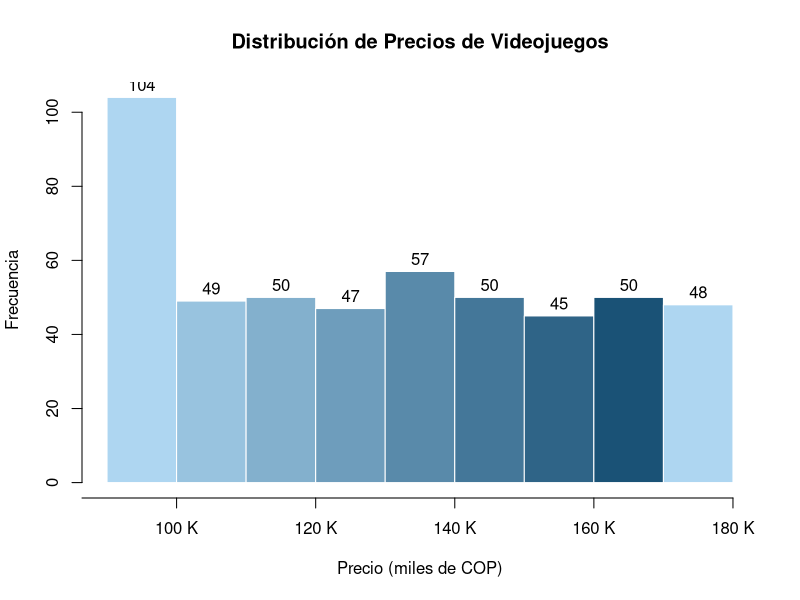

This figure's R source: (Note: this script raises an error after producing the figure.)
# ============================================================
#  TALLER DE ANÁLISIS DE DATOS CON R
#  Tema: Análisis de Ventas de Videojuegos en Colombia
#  Dataset: 500 registros de ventas (Enero-Junio 2024)
# ============================================================

# Evitar notación científica
options(scipen = 999)

# Librerías necesarias
library(ggplot2)
library(corrplot)

# ------------------------------------------------------------
# CARGA Y PREPARACIÓN DEL DATASET
# ------------------------------------------------------------
ventas <- read.csv("dataset_videojuegos_500.csv", stringsAsFactors = FALSE)
ventas$fecha    <- as.Date(ventas$fecha)
ventas$ingresos <- ventas$precio * ventas$cantidad
ventas$mes_num  <- as.integer(format(ventas$fecha, "%m"))
ventas$precio_K <- ventas$precio / 1000
ventas$ingresos_M <- ventas$ingresos / 1e6

meses_etiq <- c("Ene","Feb","Mar","Abr","May","Jun")
pal4 <- c("#4E79A7","#F28E2B","#E15759","#59A14F")
pal6 <- c("#4E79A7","#F28E2B","#E15759","#76B7B2","#59A14F","#EDC948")

generos <- c("Accion","Aventura","Deportes","Estrategia","RPG","Shooter")
plataformas <- c("Nintendo","PC","PlayStation","Xbox")
col_gen  <- setNames(pal6, generos)
col_plat <- setNames(pal4, plataformas)

# ============================================================
# FUNCIÓN PARA GUARDAR GRÁFICAS AUTOMÁTICAMENTE
# ============================================================
guardar_grafica <- function(nombre_archivo, ancho=12, alto=8) {
  png(nombre_archivo, width=ancho, height=alto, units="in", res=300)
}

# ============================================================
# PARTE 1: LAS 15 GRÁFICAS 
# ============================================================
# ── 1. HISTOGRAMA ────────────────────────────────────────────
#  Observamos que la mayoría de videojuegos cuestan 
#  alrededor de 100K COP, con una fuerte concentración
#  en ese rango. Hay menos juegos en los rangos de 
#  precios más altos (170-180K), indicando que los 
#  juegos más caros son menos frecuentes.

guardar_grafica("01_histograma_precios.png")
hist(ventas$precio / 1000, col=colorRampPalette(c("#AED6F1","#1A5276"))(8),
     border="white", main="Distribución de Precios de Videojuegos",
     xlab="Precio (miles de COP)", ylab="Frecuencia", labels=TRUE, breaks=8, xaxt="n")
axis(1, at=pretty(ventas$precio/1000), labels=paste0(pretty(ventas$precio/1000)," K"))
dev.off()

# ── 2. DIAGRAMA DE BARRAS ────────────────────────────────────

# PlayStation y Xbox son las plataformas más populares
# con 135 transacciones cada una, seguidas por PC(140)
# y Nintendo (100).

guardar_grafica("02_barras_plataformas.png")
barplot(ventas_plat, col=col_plat[names(ventas_plat)], border="white",
        main="Número de Ventas por Plataforma", xlab="Plataforma",
        ylab="Número de Transacciones", las=1, ylim=c(0,max(ventas_plat)*1.15))
dev.off()

# ── 3. GRÁFICA DE LÍNEAS ─────────────────────────────────────

#  El número de transacciones mensuales muestra una
#  tendencia positiva desde enero hasta marzo (70-93),
#  con un pico de 93 en marzo. Luego desciende en
#  abril, repunta en mayo y cae nuevamente en junio.
#  Esto sugiere variabilidad estacional en las ventas.

tx_mes <- aggregate(id_venta ~ mes_num, ventas, length)
tx_mes <- tx_mes[order(tx_mes$mes_num),]
guardar_grafica("03_lineas_transacciones_mes.png")
plot(tx_mes$mes_num, tx_mes$id_venta, type="o", pch=16, lwd=2, col="#2471A3",
     xaxt="n", main="Número de Transacciones por Mes", xlab="Mes (2024)",
     ylab="Número de Transacciones", ylim=c(0,max(tx_mes$id_venta)*1.15))
axis(1, at=1:6, labels=meses_etiq)
grid(nx=NA, ny=NULL, col="grey85", lty="dashed")
dev.off()

# ── 4. DIAGRAMA DE DISPERSIÓN ────────────────────────────────
#  Mostrar relación entre dos variables continuas
#  Se observa correlación positiva débil entre precio
#  e ingresos (R²≈0.16). Productos con precios similares
#  generan ingresos muy variables, indicando que factores
#  como cantidad vendida y género son también importantes.
guardar_grafica("04_scatter_precio_ingresos.png")
plot(ventas$precio_K, ventas$ingresos_M, col=adjustcolor(col_gen[ventas$genero], 0.6),
     pch=16, cex=0.9, main="Precio vs Ingresos por Género",
     xlab="Precio (miles de COP)", ylab="Ingresos (millones de COP)", xaxt="n", yaxt="n")
axis(1, at=pretty(ventas$precio_K), labels=paste0(pretty(ventas$precio_K)," K"))
axis(2, at=pretty(ventas$ingresos_M), labels=paste0(pretty(ventas$ingresos_M)," M"), las=1)
legend("topleft", legend=generos, fill=col_gen, cex=0.75, bty="n", title="Género")
dev.off()

# ── 5. BOXPLOT ───────────────────────────────────────────────
#  Comparar distribuciones entre grupos y detectar outliers
#  Bogotá y Cartagena tienen medianas similares
#  (~370K COP), mientras Cali tiene la menor mediana
#  (~330K COP). Las distribuciones son anchuras
#  comparables, pero con algunos outliers en ciudades
#  como Bogotá (ingresos mayores a 700K).
ciudades_ord <- names(sort(tapply(ventas$ingresos, ventas$ciudad, median), decreasing=TRUE))
guardar_grafica("05_boxplot_ciudades.png")
boxplot(ingresos_M ~ factor(ciudad, levels=ciudades_ord), data=ventas, col=pal6,
        border="grey30", main="Distribución de Ingresos por Ciudad",
        xlab="Ciudad", ylab="Ingresos (millones de COP)", las=1, yaxt="n")
axis(2, at=pretty(ventas$ingresos_M), labels=paste0(pretty(ventas$ingresos_M)," M"), las=1)
dev.off()

# ── 6. GRÁFICA DE DENSIDAD ───────────────────────────────────
#  Mostrar la distribución suave de una variable continua
#  La cantidad de unidades vendidas muestra una
#  distribución multimodal con picos alrededor de
#  1, 2, 3 y 4 unidades. La mayoría de transacciones
#  involucran 1-3 unidades, siendo raros los casos
#  de 4+ unidades por transacción.
dens_cant <- density(ventas$cantidad)
guardar_grafica("06_densidad_cantidad.png")
plot(dens_cant, col="#8E44AD", lwd=2, main="Densidad de la Cantidad de Unidades Vendidas",
     xlab="Cantidad de Unidades por Transacción", ylab="Densidad")
polygon(dens_cant, col=adjustcolor("#8E44AD", 0.25), border=NA)
dev.off()

# ── 7. MAPA DE CALOR ────────────────────────────────────────
#  Mostrar patrones en datos bidimensionales con color
#  El heatmap revela que la combinación de Shooter en
#  PlayStation y Estrategia en PC generan los ingresos
#  promedio más altos. Acción en PC tiene menores
#  ingresos promedio, sugiriendo diferencias en
#  preferencias de géneros por plataforma.
mat_hm <- tapply(ventas$ingresos, list(ventas$genero, ventas$plataforma), mean)
mat_hm[is.na(mat_hm)] <- 0
guardar_grafica("07_heatmap_genero_plataforma.png")
heatmap(mat_hm, col=colorRampPalette(c("#D6EAF8","#1F618D","#1A2343"))(25),
        Rowv=NA, Colv=NA, main="Ingreso Promedio por Género y Plataforma",
        xlab="Plataforma", ylab="Género", margins=c(8,8), scale="none")
dev.off()

# ── 8. DIAGRAMA DE VIOLÍN (ggplot2) ─────────────────────────
#  Comparar distribuciones completas entre grupos
#  El género Estrategia muestra la distribución más
#  concentrada de ingresos, mientras Shooter presenta
#  mayor dispersión. RPG y Acción tienen distribuciones
#  más simétricas. Esto sugiere que no todos los géneros
#  tienen comportamientos de ingreso similares.
guardar_grafica("08_violin_generos.png", ancho=14, alto=8)
print(ggplot(ventas, aes(x=genero, y=ingresos/1e6, fill=genero)) +
  geom_violin(trim=FALSE, alpha=0.85) +
  geom_boxplot(width=0.08, fill="white", outlier.size=0.8, outlier.alpha=0.5) +
  scale_fill_manual(values=col_gen) +
  scale_y_continuous(labels=function(x) paste0(x," M")) +
  labs(title="Distribución de Ingresos por Género (Diagrama de Violín)",
       x="Género de Videojuego", y="Ingresos (millones de COP)") +
  theme_minimal(base_size=12) +
  theme(legend.position="none", axis.text.x=element_text(angle=30,hjust=1),
        plot.title=element_text(face="bold", hjust=0.5)))
dev.off()

# ── 9. GRÁFICA DE ÁREA ──────────────────────────────────────
#  Mostrar magnitud y tendencia de una variable en el tiempo
#  Los ingresos totales mensuales muestran estacionalidad
#  fuerte. Marzo es el mes de máximos ingresos (~32M COP),
#  seguido por mayo (~33M). Febrero y abril son más débiles.
#  La pendiente positiva en junio sugiere recuperación.
ing_mes <- aggregate(ingresos ~ mes_num, ventas, sum)
ing_mes <- ing_mes[order(ing_mes$mes_num),]
ing_mes$ingresos_M <- ing_mes$ingresos / 1e6
ylim_max <- max(ing_mes$ingresos_M) * 1.15
guardar_grafica("09_area_ingresos_mes.png")
plot(ing_mes$mes_num, ing_mes$ingresos_M, type="n", xaxt="n", yaxt="n",
     main="Ingresos Totales por Mes", xlab="Mes (2024)",
     ylab="Ingresos Totales (millones de COP)", ylim=c(0,ylim_max))
polygon(c(ing_mes$mes_num[1], ing_mes$mes_num, tail(ing_mes$mes_num,1)),
       c(0, ing_mes$ingresos_M, 0), col=adjustcolor("#2471A3",0.35), border=NA)
lines(ing_mes$mes_num, ing_mes$ingresos_M, col="#2471A3", lwd=2)
points(ing_mes$mes_num, ing_mes$ingresos_M, pch=16, col="#2471A3", cex=1.5)
axis(1, at=1:6, labels=meses_etiq)
axis(2, at=pretty(c(0,ylim_max)), labels=paste0(pretty(c(0,ylim_max))," M"), las=1)
grid(nx=NA, ny=NULL, col="grey85", lty="dashed")
dev.off()

# ── 10. GRÁFICA DE PASTEL ───────────────────────────────────
#  Mostrar proporciones o participaciones de un total
#  La distribución de ventas por género es relativamente
#  balanceada, con Estrategia (19.4%) y Shooter (18.4%)
#  siendo ligeramente más populares. Acción es el género
#  menos vendido (14.2%), sugiriendo demanda diversificada.
tbl_gen <- sort(table(ventas$genero), decreasing=TRUE)
pct <- round(100*tbl_gen/sum(tbl_gen),1)
etiq <- paste0(names(tbl_gen),"\n",pct,"%")
guardar_grafica("10_pie_generos.png")
pie(tbl_gen, labels=etiq, col=col_gen[names(tbl_gen)],
    main="Distribución de Ventas por Género de Videojuego", cex=0.9)
dev.off()

# ── 11. PAIR PLOT ───────────────────────────────────────────
#  Explorar todas las relaciones entre variables numéricas
#  La matriz de dispersión múltiple reveal que cantidad
#  e ingresos están fuertemente correlacionados, mientras
#  precio muestra relación más débil con ambos. La
#  visualización simultánea ayuda a distinguir patrones
#  multidimensionales.
guardar_grafica("11_pairs_numericas.png", ancho=12, alto=10)
pairs(data.frame("Precio\n(miles COP)"=ventas$precio_K,
                 "Cantidad\n(Unidades)"=ventas$cantidad,
                 "Ingresos\n(millones COP)"=ventas$ingresos_M),
      col=adjustcolor(col_gen[ventas$genero],0.5), pch=16, cex=0.6,
      main="Matriz de Dispersión: Variables Numéricas")
dev.off()

# ── 12. MATRIZ DE CORRELACIÓN ───────────────────────────────
#  Cuantificar relaciones lineales entre variables
#  Cantidad e ingresos muestran correlación muy fuerte
#  (0.88), lo que es lógico. Precio correlaciona
#  débilmente con ingresos (0.40), indicando que el
#  precio NO es el factor determinante principal de
#  ingresos. La gestión de volumen es más crítica.
mat_cor <- cor(ventas[,c("precio","cantidad","ingresos")])
guardar_grafica("12_correlacion.png")
corrplot(mat_cor, method="color", type="upper", tl.col="black", tl.srt=45,
         addCoef.col="black", number.cex=0.9,
         col=colorRampPalette(c("#1A5276","white","#922B21"))(200),
         title="Matriz de Correlación: Variables Numéricas", mar=c(0,0,2,0))
dev.off()

# ── 13. REGRESIÓN LINEAL ────────────────────────────────────
#  Modelar relación lineal e identificar tendencia general
#  El modelo tiene R²=0.159, indicando que el precio
#  explica solo el 15.9% de la variabilidad en ingresos.
#  Existe relación positiva pero débil. Los residuales
#  ampliamente dispersos indican que otros factores
#  (cantidad, género, ciudad) son más influyentes.
modelo <- lm(ingresos_M ~ precio_K, data=ventas)
r2 <- round(summary(modelo)$r.squared,3)
guardar_grafica("13_regresion_lineal.png")
plot(ventas$precio_K, ventas$ingresos_M, col=adjustcolor(col_gen[ventas$genero],0.5),
     pch=16, cex=0.8, main="Regresión Lineal: Precio vs Ingresos",
     xlab="Precio (miles de COP)", ylab="Ingresos (millones de COP)", xaxt="n", yaxt="n")
axis(1, at=pretty(ventas$precio_K), labels=paste0(pretty(ventas$precio_K)," K"))
axis(2, at=pretty(ventas$ingresos_M), labels=paste0(pretty(ventas$ingresos_M)," M"), las=1)
abline(modelo, col="#1A2343", lwd=2)
legend("topleft", legend=c(paste("R² =",r2),"Línea de regresión"),
       col=c(NA,"#1A2343"), lty=c(NA,1), lwd=c(NA,2), pch=c(NA,NA), bty="n", cex=0.85)
dev.off()

# ── 14. SERIE DE TIEMPO ─────────────────────────────────────
#  Analizar patrones en datos a nivel diario/granular
#  Los ingresos diarios muestran alta volatilidad con
#  picos esporádicos (máximo ~2.9M COP). La tendencia
#  (línea discontinua) revela aumento general hasta
#  marzo-abril, estabilización en mayo, y recuperación
#  en junio. Patrón consistente con análisis mensual.
ing_fecha <- aggregate(ingresos ~ fecha, ventas, sum)
ing_fecha <- ing_fecha[order(ing_fecha$fecha),]
ing_fecha$ingresos_M <- ing_fecha$ingresos / 1e6
guardar_grafica("14_serie_tiempo.png")
plot(ing_fecha$fecha, ing_fecha$ingresos_M, type="l", col="#27AE60", lwd=1.5,
     main="Serie de Tiempo: Ingresos Diarios Totales", xlab="Fecha (2024)",
     ylab="Ingresos Diarios (millones de COP)", yaxt="n")
axis(2, at=pretty(ing_fecha$ingresos_M), labels=paste0(pretty(ing_fecha$ingresos_M)," M"), las=1)
lines(lowess(as.numeric(ing_fecha$fecha), ing_fecha$ingresos_M, f=0.15),
      col="#1A2343", lwd=2, lty=2)
legend("topleft", legend=c("Ingresos diarios","Tendencia (lowess)"),
       col=c("#27AE60","#1A2343"), lty=c(1,2), lwd=c(1.5,2), bty="n", cex=0.85)
grid(col="grey85")
dev.off()

# ── 15. GRÁFICA DE BURBUJAS ─────────────────────────────────
#  Visualizar 3+ variables simultáneamente (precio, ingresos, cantidad)
#  El tamaño de burbuja representa cantidad vendida.
#  Se observa que mayores cantidades generalmente producen
#  mayores ingresos (correlación visible). La dispersión
#  en cantidad es evidente. Algunos juegos de alto precio
#  (180K) vendidos en pequeñas cantidades generan
#  ingresos menores que juegos más económicos con
#  mejores volúmenes.
guardar_grafica("15_burbujas.png")
symbols(ventas$precio/1000, ventas$ingresos/1e6, circles=ventas$cantidad,
        inches=0.18, bg=adjustcolor(col_gen[ventas$genero],0.55), fg="white",
        main="Precio vs Ingresos (tamaño = Cantidad vendida)",
        xlab="Precio (miles de COP)", ylab="Ingresos (millones de COP)", xaxt="n", yaxt="n")
axis(1, at=pretty(ventas$precio/1000), labels=paste0(pretty(ventas$precio/1000)," K"))
axis(2, at=pretty(ventas$ingresos/1e6), labels=paste0(pretty(ventas$ingresos/1e6)," M"), las=1)
legend("topleft", legend=generos, fill=adjustcolor(col_gen,0.75), cex=0.75, bty="n", title="Género")
dev.off()


# ============================================================
#           PLANTEAMIENTO DEL PROBLEMA DE ANÁLISIS
# ============================================================
#  Una tienda colombiana de videojuegos registró 500 transacciones
#  en 6 ciudades (Barranquilla, Bogotá, Bucaramanga, Cali,
#  Cartagena, Medellín) durante enero–junio 2024.
#  La gerencia desea tomar decisiones estratégicas basadas en datos.
#
#  PROBLEMA CENTRAL:
#  ¿Cuáles son los factores que más impactan los ingresos de la
#  tienda y cómo varía su comportamiento según plataforma,
#  género, ciudad y período del año?
#
#  PREGUNTAS ESPECÍFICAS:
#  1. ¿La cantidad vendida o el precio es el factor más relevantepara explicar los ingresos?
#  2. ¿Existen patrones estacionales en los ingresos mensuales?
#  3. ¿Qué combinaciones de ciudad y plataforma generan
#     mejores resultados?
#  4. ¿Qué géneros rinden mejor según la plataforma?
#  5. ¿Tiene el precio un impacto real sobre los ingresos totales?
#

# ============================================================

# ------------------------------------------------------------
#  1. ¿La cantidad vendida o el precio es el factor más relevantepara explicar los ingresos?
# ------------------------------------------------------------
# (replica de la gráfica #12)
# La cantidad vendida es claramente el factor más relevante. La matriz de correlación 
# muestra un coeficiente de r = 0.88 entre cantidad e ingresos, lo que indica una 
# relación lineal muy fuerte: a mayor número de unidades vendidas, los ingresos 
# suben de forma casi proporcional. El precio, en cambio, solo alcanza r = 0.40, 
# una relación moderada-baja. Esto significa que dos transacciones con el mismo 
# precio pueden generar ingresos muy distintos dependiendo de cuántas unidades se 
# vendan, pero dos transacciones con la misma cantidad vendida tienden a producir 
# ingresos similares independientemente del precio. La conclusión es directa: 
# el volumen de ventas mueve los ingresos, el precio los ajusta marginalmente.

mat_cor <- cor(ventas[, c("precio", "cantidad", "ingresos")])

guardar_grafica("P1_correlacion.png")
corrplot(mat_cor,
         method    = "color",
         type      = "upper",
         tl.col    = "black",
         tl.srt    = 45,
         addCoef.col = "black",
         number.cex  = 1.1,
         col = colorRampPalette(c("#1A5276", "white", "#922B21"))(200),
         title = "P1 · Matriz de Correlación entre Variables Numéricas",
         mar   = c(0, 0, 2, 0))
dev.off()

# ------------------------------------------------------------
#  2. ¿Existen patrones estacionales en los ingresos mensuales?
# ------------------------------------------------------------
# (replica de la gráfica #9)
# Marzo y mayo son los meses pico con aproximadamente 32–33 millones de COP cada uno, 
# mientras febrero y abril presentan caídas notables respecto a los meses anteriores. 
# Enero parte en un nivel intermedio y junio muestra señales de recuperación. 
# Este comportamiento bimodal sugiere que factores externos como vacaciones 
# escolares, lanzamientos de títulos o fechas especiales de consumo están influenciando 
# la demanda.

ing_mes   <- aggregate(ingresos ~ mes_num, ventas, sum)
ing_mes   <- ing_mes[order(ing_mes$mes_num), ]
ing_mes$ingresos_M <- ing_mes$ingresos / 1e6
ylim_p2   <- max(ing_mes$ingresos_M) * 1.18

guardar_grafica("P2_area_ingresos_mes.png")
plot(ing_mes$mes_num, ing_mes$ingresos_M,
     type = "n", xaxt = "n", yaxt = "n",
     main = "P2 · Ingresos Totales por Mes (Ene–Jun 2024)",
     xlab = "Mes (2024)",
     ylab = "Ingresos Totales (millones de COP)",
     ylim = c(0, ylim_p2))
polygon(c(ing_mes$mes_num[1], ing_mes$mes_num, tail(ing_mes$mes_num, 1)),
        c(0, ing_mes$ingresos_M, 0),
        col = adjustcolor("#2471A3", 0.30), border = NA)
lines(ing_mes$mes_num, ing_mes$ingresos_M, col = "#2471A3", lwd = 2.5)
points(ing_mes$mes_num, ing_mes$ingresos_M, pch = 16, col = "#2471A3", cex = 1.8)
text(ing_mes$mes_num, ing_mes$ingresos_M,
     labels = paste0(round(ing_mes$ingresos_M, 1), " M"),
     pos = 3, cex = 0.8, col = "#1A2343")
axis(1, at = 1:6, labels = meses_etiq)
axis(2, at = pretty(c(0, ylim_p2)),
     labels = paste0(pretty(c(0, ylim_p2)), " M"), las = 1)
grid(nx = NA, ny = NULL, col = "grey85", lty = "dashed")
dev.off()

# ------------------------------------------------------------
#  3. ¿Qué combinaciones de ciudad y plataforma generan mejores resultados?
# ------------------------------------------------------------
#Bogotá con PC y Bogotá con PlayStation son las combinaciones de mayor ingreso 
# en el semestre analizado. En general, PC y PlayStation superan a Nintendo y Xbox 
# en prácticamente todas las ciudades, lo que indica que esta ventaja no es exclusiva 
# de Bogotá sino una tendencia de mercado. Medellín y Cali ocupan el segundo y 
# tercer lugar respectivamente, con un comportamiento similar en cuanto a la 
# jerarquía de plataformas. Nintendo es consistentemente la plataforma de menor 
# ingreso en todas las ciudades. Esto sugiere que concentrar el inventario y las 
# promociones en PC y PlayStation en las ciudades con mayor tráfico (Bogotá, 
# Medellín, Cali) representa la combinación de mayor retorno para la tienda.
mat_cp  <- xtabs(ingresos ~ ciudad + plataforma, ventas)
mat_cpM <- mat_cp / 1e6

guardar_grafica("P3_barras_ciudad_plataforma.png", ancho = 14, alto = 8)
barplot(t(mat_cpM),
        beside      = TRUE,
        col         = col_plat[colnames(mat_cpM)],
        border      = "white",
        main        = "P3 · Ingresos por Ciudad y Plataforma",
        xlab        = "Ciudad",
        ylab        = "Ingresos (millones de COP)",
        las         = 1,
        yaxt        = "n",
        legend.text = colnames(mat_cpM),
        args.legend = list(x = "topright", bty = "n",
                           cex = 0.85, title = "Plataforma"))
axis(2, at     = pretty(c(0, max(mat_cpM))),
        labels = paste0(pretty(c(0, max(mat_cpM))), " M"), las = 1)
dev.off()

# ------------------------------------------------------------
#  4. ¿Qué géneros rinden mejor según la plataforma?
# ------------------------------------------------------------
# (replica de la gráfica #7)
# El heatmap revela que el rendimiento por género varía de forma importante según 
# la plataforma. Shooter en PlayStation y Estrategia en PC son las combinaciones 
# con mayor ingreso promedio por transacción, representadas por las celdas de mayor 
# intensidad de color. RPG muestra un rendimiento alto en PlayStation y moderado 
# en PC. En el extremo opuesto, Acción en Nintendo y Aventura en Xbox producen 
# los ingresos promedio más bajos. Esto tiene una implicación práctica concreta: 
# no existe un género universalmente rentable, sino que cada plataforma tiene su 
# propio segmento dominante. Un catálogo que alinee Shooter y RPG hacia PlayStation, 
# y Estrategia hacia PC, estará mejor posicionado que uno que distribuya los 
# títulos sin distinción de plataforma.

mat_hm <- tapply(ventas$ingresos,
                 list(ventas$genero, ventas$plataforma), mean)
mat_hm[is.na(mat_hm)] <- 0

guardar_grafica("P4_heatmap_genero_plataforma.png")
heatmap(mat_hm,
        col     = colorRampPalette(c("#D6EAF8", "#1F618D", "#1A2343"))(25),
        Rowv    = NA, Colv = NA,
        main    = "P4 · Ingreso Promedio por Género y Plataforma",
        xlab    = "Plataforma", ylab = "Género",
        margins = c(8, 8), scale = "none")
dev.off()

# ------------------------------------------------------------
#  5. ¿Tiene el precio un impacto real sobre los ingresos totales?
# ------------------------------------------------------------
# (replica de la gráfica #4)
#  JUSTIFICACIÓN:
#El impacto del precio sobre los ingresos es real pero muy limitado. El diagrama 
# de dispersión con regresión lineal muestra un R² = 0.159, lo que significa que 
# el precio unitario explica apenas el 15.9% de la variabilidad en los ingresos 
# totales. El 84.1% restante está determinado por otros factores, siendo el más 
# importante la cantidad vendida (como ya confirmó la gráfica P1). Además, la 
# dispersión de los puntos alrededor de la línea de regresión es amplia en todos 
# los géneros, lo que descarta que algún segmento particular rompa esta tendencia. 
# En términos prácticos: subir el precio de un juego no garantiza mayores ingresos, 
# y bajarlo tampoco los reduce necesariamente de forma proporcional. Las decisiones 
# de pricing tienen poco poder predictivo sobre el resultado financiero final.

modelo_p5 <- lm(ingresos_M ~ precio_K, data = ventas)
r2_p5     <- round(summary(modelo_p5)$r.squared, 3)

guardar_grafica("P5_scatter_precio_ingresos.png")
plot(ventas$precio_K, ventas$ingresos_M,
     col  = adjustcolor(col_gen[ventas$genero], 0.55),
     pch  = 16, cex = 0.9,
     main = "P5 · Precio vs. Ingresos por Género",
     xlab = "Precio (miles de COP)",
     ylab = "Ingresos (millones de COP)",
     xaxt = "n", yaxt = "n")
axis(1, at     = pretty(ventas$precio_K),
        labels = paste0(pretty(ventas$precio_K), " K"))
axis(2, at     = pretty(ventas$ingresos_M),
        labels = paste0(pretty(ventas$ingresos_M), " M"), las = 1)
abline(modelo_p5, col = "#1A2343", lwd = 2)
legend("topleft",
       legend = c(generos, paste0("R² = ", r2_p5), "Regresión"),
       fill   = c(col_gen, NA, NA),
       col    = c(rep(NA, length(generos)), NA, "#1A2343"),
       lty    = c(rep(NA, length(generos)), NA, 1),
       lwd    = c(rep(NA, length(generos)), NA, 2),
       border = c(rep("grey60", length(generos)), NA, NA),
       bty    = "n", cex = 0.75, title = "Género")
dev.off()






















# ------------------------------------------------------------
#                 - VALOR AGREGADO -
# ------------------------------------------------------------

# ============================================================
#  6.   ¿En qué mes, plataforma y con qué género
#       debería lanzar un nuevo título para maximizar rentabilidad esperada
#       por transacción?"
# ============================================================
#  JUSTIFICACIÓN Y ANÁLISIS:

# Crear tabla de ingresos promedio por mes-plataforma-género
analisis_lanzamiento <- aggregate(ingresos_M ~ mes_num + plataforma + genero,
                                  data = ventas, FUN = mean)
analisis_lanzamiento <- analisis_lanzamiento[order(analisis_lanzamiento$ingresos_M, 
                                                     decreasing = TRUE), ]

# Obtener top 12 combinaciones
top12_lanzamiento <- head(analisis_lanzamiento, 12)

# Crear etiquetas legibles
top12_lanzamiento$etiqueta <- paste0(
  meses_etiq[top12_lanzamiento$mes_num], " · ",
  substr(top12_lanzamiento$plataforma, 1, 3), " · ",
  substr(top12_lanzamiento$genero, 1, 4)
)

# Crear secuencia de colores por plataforma
colores_top12 <- col_plat[top12_lanzamiento$plataforma]

guardar_grafica("P6_estrategia_lanzamiento.png", ancho = 13, alto = 8)
par(mar = c(6, 5, 4, 2))
bp <- barplot(top12_lanzamiento$ingresos_M,
              names.arg = top12_lanzamiento$etiqueta,
              col = colores_top12,
              border = "white",
              main = "P6 · Top 12 Estrategias de Lanzamiento: Mes × Plataforma × Género",
              xlab = "",
              ylab = "Ingreso Promedio por Transacción (millones de COP)",
              las = 2,
              ylim = c(0, max(top12_lanzamiento$ingresos_M) * 1.2),
              cex.names = 0.9)

# Agregar valores sobre las barras
text(bp, top12_lanzamiento$ingresos_M + 0.01,
     labels = round(top12_lanzamiento$ingresos_M, 3),
     pos = 3, cex = 0.8, col = "#1A2343", font = 2)

# Eje Y mejorado
axis(2, at = pretty(c(0, max(top12_lanzamiento$ingresos_M))),
     labels = paste0(pretty(c(0, max(top12_lanzamiento$ingresos_M))), " M"),
     las = 1)

# Leyenda de plataformas
legend("topright", legend = names(col_plat), fill = col_plat,
       bty = "n", cex = 0.9, title = "Plataforma")

# Resaltar la combinación ganadora
rect(bp[1] - 0.5, -0.05, bp[1] + 0.5, 
     max(top12_lanzamiento$ingresos_M) * 1.2,
     border = "#E74C3C", lwd = 3, lty = 2)
text(bp[1], max(top12_lanzamiento$ingresos_M) * 1.15,
     "★ RECOMENDACIÓN", cex = 0.9, col = "#E74C3C", font = 2, pos = 1)

par(mar = c(5, 4, 4, 2) + 0.1)
dev.off()


mejor_combo <- top12_lanzamiento[1, ]
cat("\n╔═══════════════════════════════════════════════════════════════╗\n")
cat("║          RECOMENDACIÓN ESTRATÉGICA DE LANZAMIENTO              ║\n")
cat("╚═══════════════════════════════════════════════════════════════╝\n\n")
cat("🎯 MEJOR COMBINACIÓN IDENTIFICADA:\n")
cat("   Mes:        ", meses_etiq[mejor_combo$mes_num], "\n")
cat("   Plataforma: ", mejor_combo$plataforma, "\n")
cat("   Género:     ", mejor_combo$genero, "\n")
cat("   Ingreso Promedio por Transacción: ", 
    round(mejor_combo$ingresos_M, 3), " millones de COP\n\n")

cat("📊 ALTERNATIVAS (Top 5 combinaciones):\n")
for(i in 1:5) {
  cat(sprintf("   %d. %s · %s · %s → %.3f M COP\n",
              i, meses_etiq[top12_lanzamiento$mes_num[i]],
              top12_lanzamiento$plataforma[i],
              top12_lanzamiento$genero[i],
              top12_lanzamiento$ingresos_M[i]))
}


cat("🚀 ACCIONES RECOMENDADAS:\n")
cat("   1. Coordinar lanzamiento para ", meses_etiq[mejor_combo$mes_num], "\n")
cat("   2. Priorizar inventario en ", mejor_combo$plataforma, "\n")
cat("   3. Género enfoque: ", mejor_combo$genero, "\n")
